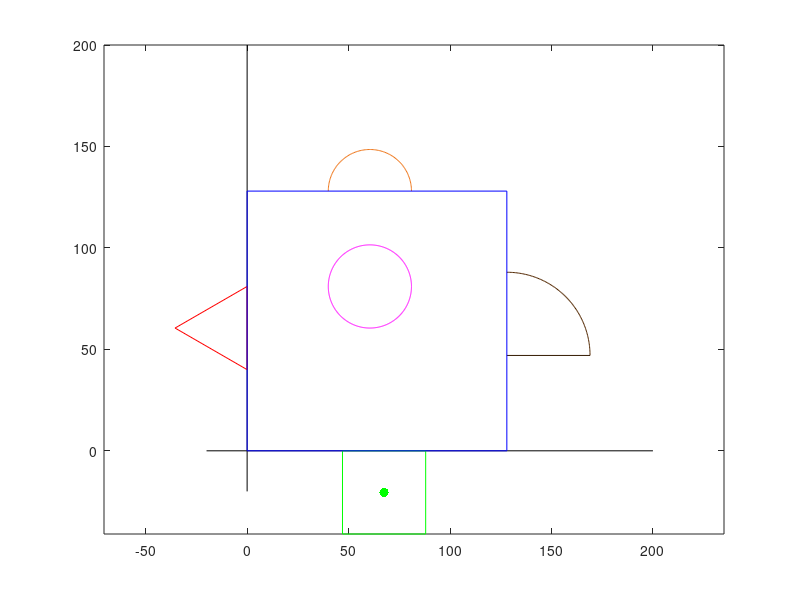

This figure's MATLAB source:
%Clear Command Window
clc; 
%Clears Workspace
clear all; 
%Clears Figure Window
clf; 

% create axes (X-Axis ans Y-Axis)
plot([-20 200] , [0 0] , 'k');
hold on;
plot([0 0] , [-20 200] , 'k');
hold on;
axis equal;
% Assuming the Centroid of the whole system to be the origin
Assumed_Centroid = [0 0];
%plot(Assumed_Centroid(1) , Assumed_Centroid(2) , 'c.', 'MarkerSize', 20);
hold on;

% Plot the Small Square (A)
x = [47 88 88 47 47]; 
y = [0 0 -41 -41 0]; 
plot(x,y,'g');
hold on;
% Marking the Centroid of the Small Square
A = [67.5 -20.5];
plot(A(1) , A(2) , 'g.', 'MarkerSize', 20);
hold on;

% Plot the Quarter Circle (B)
R = 41 ; 
D = [128 47] ; 
% angle 
theeta = 90:-1:0 ; 
% points of circle 
xc = D(1)+R*cosd(theeta) ; 
yc = D(2)+R*sind(theeta) ;
%Plot curve of Quarter Circle
plot(xc,yc, 'Color','#522701');
% plot line of Quarter Circle ([x1 x2] , [y1 y2]) 
plot([128 169], [47 47], 'Color','#331900');
hold on;
% Marking the Centroid of the Quarter circle
D = [145.4098 64.4098];
%plot(D(1) , D(2) , 'k.', 'MarkerSize', 20);
hold on;

% Plot the Semi Circle (C)
theeta = linspace( 0, pi, 100);
R = 20.5;  
x = R*cos(theeta) + 60.50;
y = R*sin(theeta) + 128;
plot(x,y,'Color','#EE771C'); 
% Marking the Centroid of the Semi Circle
D = [60.5 136.7049];
%plot(D(1) , D(2) , 'y.', 'MarkerSize', 20);
hold on;

% Plot the Triangle (D)
D1 = plot([0 -35.5070], [40 60.5], 'Color', 'r');
hold on;
D2 = plot([-35.5070 0], [60.5 81], 'Color', 'r');
hold on;
D3 = plot([0 0], [81 40], 'Color', 'r');
hold on;
% Marking the Centroid of the triangle
D = [-11.8357 60.5];
%plot(D(1) , D(2) , 'r.', 'MarkerSize', 20);
hold on;

% Plot the circle (E)
x = 60.5;
y = 81;
radius = 20.5;
Theeta=0:0.01:2*pi; 
xt=radius*cos(Theeta);
yt=radius*sin(Theeta);
plot(x+xt, y+yt,'m');
% Marking the Centroid of the circle
E = [60.5 81];
%plot(E(1) , E(2) ,'m.', 'MarkerSize', 20);
hold on;

% Plot the big Square (F)
F1 = plot([0 0],[128 0], 'b');
hold on;
F2 = plot([128 0],[128 128], 'b');
hold on;
F3 = plot([128 128],[0 128], 'b');
hold on;
F4 = plot([0 128],[0 0], 'b');
axis equal;
hold on;
% Marking the Centroid of the Big Square
F = [64 64];
%plot(F(1) , F(2) , 'b.', 'MarkerSize', 20);
hold on;


